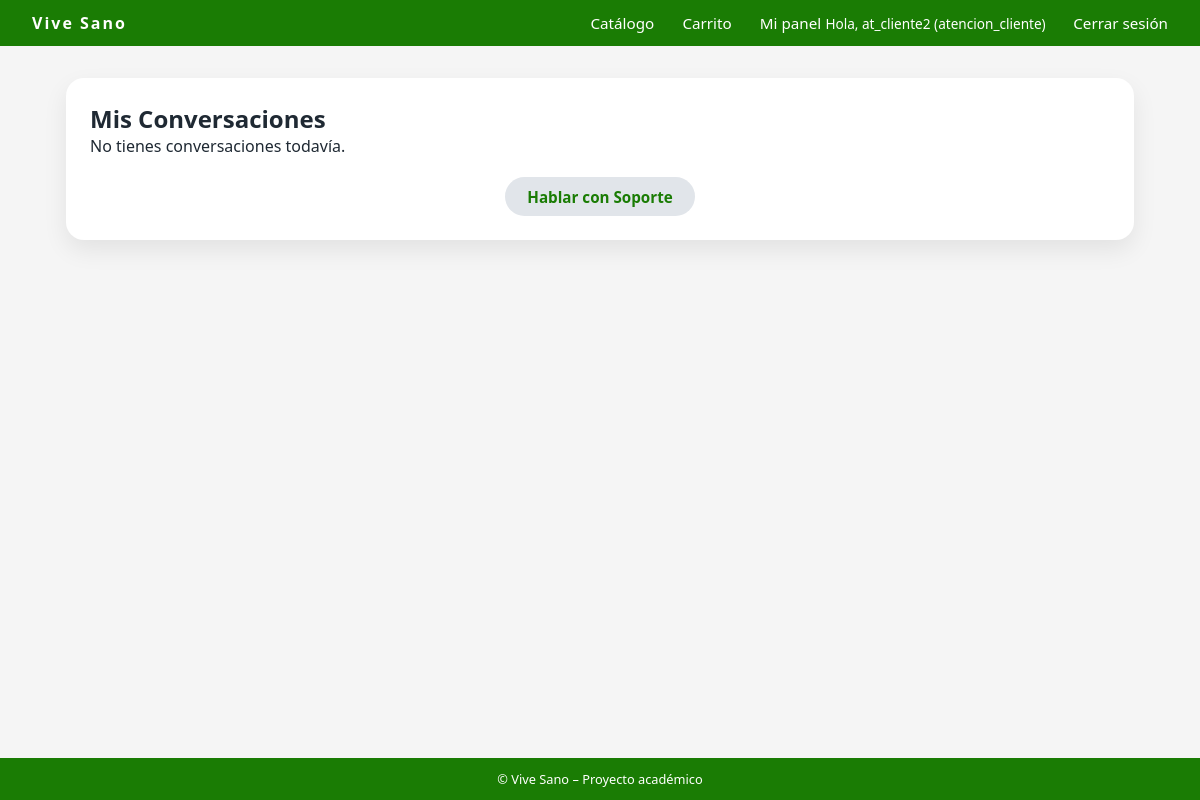
The app's page /mensajeria/conversaciones/ (signed in), older data.
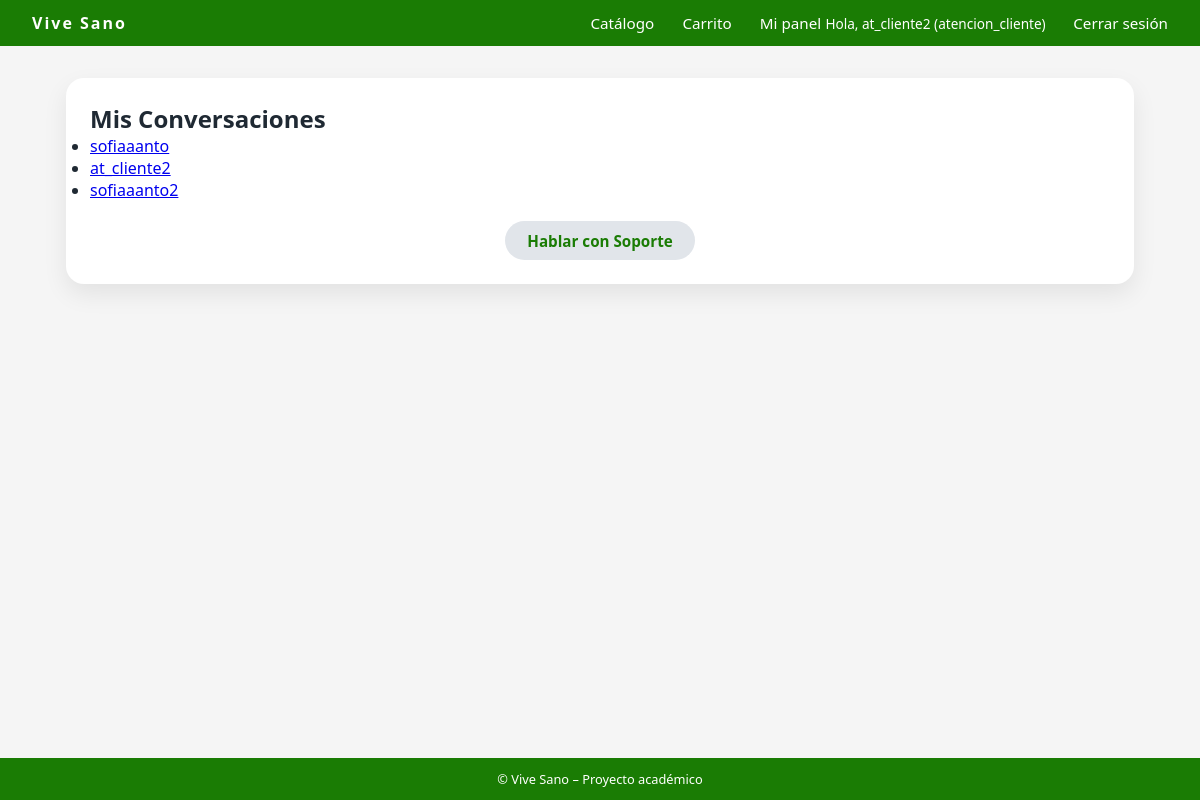
The same page, newer data.
### usuarios/models.py (models this page shows, shortened)
class Usuario(AbstractUser):
    TIPO_CLIENTE = [
        ("natural", "Persona Natural"),
        ("empresa", "Empresa"),
        ("admin", "Administrador"),
        ("atencion_cliente", "Atención al Cliente"),  # 👈 Cambiar de "soporte" a "atencion_cliente"
    ]
    rut = models.CharField(max_length=12, unique=True, blank=True, null=True)
    tipo_cliente = models.CharField(
        max_length=20,
        choices=TIPO_CLIENTE,
        default="natural"
    )

### mensajeria/views.py (the view)
# urls.py: path('conversaciones/', views.lista_conversaciones, name='conversaciones'),
def lista_conversaciones(request):
    user = request.user
    conversaciones = (
        Message.objects.filter(Q(sender=user) | Q(receiver=user))
        .values("sender", "receiver")
        .annotate(last_msg=Max("timestamp"))
        .order_by("-last_msg")
    )
    usuarios_conversando = []
    ids_agregados = set()
    for conv in conversaciones:
        partner_id = conv["receiver"] if conv["sender"] == user.id else conv["sender"]
        if partner_id not in ids_agregados:
            ids_agregados.add(partner_id)
            usuarios_conversando.append(User.objects.get(id=partner_id))
    return render(request, "mensajeria/lista_conversaciones.html", {
        "usuarios": usuarios_conversando
    })

### mensajeria/templates/mensajeria/lista_conversaciones.html
{% extends "core/base.html" %}
{% block content %}
<div class="container">
    <div class="card">
        <h2 class="titulo">Mis Conversaciones</h2>
        {% if usuarios %}
            <ul class="lista">
                {% for usuario in usuarios %}
                <li class="item">
                    <a class="link" href="{% url 'mensajeria:chat' usuario.id %}">
                        {{ usuario.username }}
                    </a>
                </li>
                {% endfor %}
            </ul>
        {% else %}
            <p>No tienes conversaciones todavía.</p>
        {% endif %}
        <div style="margin-top: 20px; text-align:center;">
            <a href="{% url 'mensajeria:chat_default' %}" class="btn btn-secondary">
                Hablar con Soporte
            </a>
        </div>
    </div>
</div>
{% endblock %}

### core/templates/core/base.html (shortened to what this page needs)
{% load static %}
<!DOCTYPE html>
<html>
<head>
    <link rel="stylesheet" href="{% static 'core/css/styles.css' %}">
</head>
<body>
<div class="site-wrapper">
    <header>
        <nav class="navbar">
            <div class="navbar-logo">
                Vive Sano
            </div>
            <div class="navbar-nav">
                <a href="{% url 'catalogo_productos' %}">Catálogo</a>
                {% if user.is_authenticated %}
                    <a href="{% url 'ver_carrito' %}">Carrito</a>
                    <a href="{% url 'dashboard' %}">Mi panel</a>
                    <span class="navbar-user">
                        Hola, {{ user.username }} ({{ user.tipo_cliente }})
                    </span>
                    <a href="{% url 'logout' %}">Cerrar sesión</a>
                {% else %}
                    <a href="{% url 'login' %}">Iniciar sesión</a>
                    <a href="{% url 'registrar' %}">Crear cuenta</a>
                {% endif %}
            </div>
        </nav>
    </header>
    <main>
        {% block content %}{% endblock %}
    </main>
    <footer class="footer">
        © {{ now|date:"Y" }} Vive Sano – Proyecto académico
    </footer>
</div>
</body>
</html>

Row changes from the older to the newer data that the page shows:
now on one of the page's lists (row edited): Usuario: username "at_cliente2"
now on this page (row edited): Usuario: username "sofiaaanto"
now on this page (row edited): Usuario: username "sofiaaanto2"
Text that changed along with them:
text no longer shown: "No tienes conversaciones todavía."
